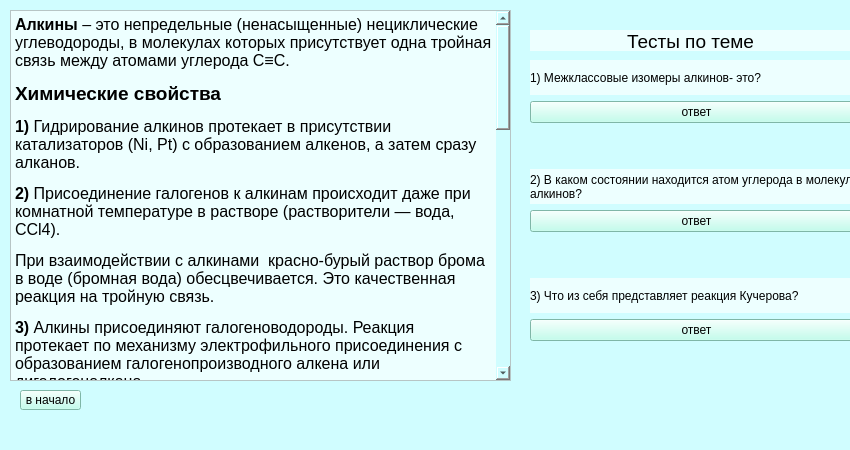
<?xml version="1.0" encoding="UTF-8"?>
<ui version="4.0">
 <class>MainWindow</class>
 <widget class="QMainWindow" name="MainWindow">
  <property name="geometry">
   <rect>
    <x>0</x>
    <y>0</y>
    <width>850</width>
    <height>450</height>
   </rect>
  </property>
  <property name="windowTitle">
   <string>MainWindow</string>
  </property>
  <property name="styleSheet">
   <string notr="true">background-color: rgb(208, 253, 255)</string>
  </property>
  <widget class="QWidget" name="centralwidget">
   <widget class="QTextEdit" name="textEdit">
    <property name="geometry">
     <rect>
      <x>10</x>
      <y>10</y>
      <width>501</width>
      <height>371</height>
     </rect>
    </property>
    <property name="styleSheet">
     <string notr="true">background-color: rgb(237, 255, 255);</string>
    </property>
    <property name="html">
     <string>&lt;!DOCTYPE HTML PUBLIC &quot;-//W3C//DTD HTML 4.0//EN&quot; &quot;http://www.w3.org/TR/REC-html40/strict.dtd&quot;&gt;
&lt;html&gt;&lt;head&gt;&lt;meta name=&quot;qrichtext&quot; content=&quot;1&quot; /&gt;&lt;style type=&quot;text/css&quot;&gt;
p, li { white-space: pre-wrap; }
&lt;/style&gt;&lt;/head&gt;&lt;body style=&quot; font-family:'MS Shell Dlg 2'; font-size:8pt; font-weight:400; font-style:normal;&quot;&gt;
&lt;p style=&quot; margin-top:12px; margin-bottom:12px; margin-left:0px; margin-right:0px; -qt-block-indent:0; text-indent:0px;&quot;&gt;&lt;span style=&quot; font-family:'Times New Roman,serif'; font-size:12pt; font-weight:600;&quot;&gt;Алкины&lt;/span&gt;&lt;span style=&quot; font-family:'Times New Roman,serif'; font-size:12pt;&quot;&gt; – это непредельные (ненасыщенные) нециклические углеводороды, в молекулах которых присутствует одна тройная связь между атомами углерода С≡С.&lt;/span&gt;&lt;span style=&quot; font-size:12pt;&quot;&gt; &lt;/span&gt;&lt;/p&gt;
&lt;p style=&quot; margin-top:12px; margin-bottom:12px; margin-left:0px; margin-right:0px; -qt-block-indent:0; text-indent:0px;&quot;&gt;&lt;span style=&quot; font-size:14pt; font-weight:600;&quot;&gt;Химические свойства&lt;/span&gt;&lt;/p&gt;
&lt;p style=&quot; margin-top:12px; margin-bottom:12px; margin-left:0px; margin-right:0px; -qt-block-indent:0; text-indent:0px;&quot;&gt;&lt;span style=&quot; font-family:'Times New Roman,serif'; font-size:12pt; font-weight:600;&quot;&gt;1)&lt;/span&gt;&lt;span style=&quot; font-family:'Times New Roman'; font-size:12pt;&quot;&gt; &lt;/span&gt;&lt;span style=&quot; font-family:'Times New Roman,serif'; font-size:12pt;&quot;&gt;Гидрирование алкинов протекает в присутствии катализаторов (Ni, Pt) с образованием алкенов, а затем сразу алканов.&lt;/span&gt;&lt;span style=&quot; font-size:12pt;&quot;&gt; &lt;/span&gt;&lt;/p&gt;
&lt;p style=&quot; margin-top:12px; margin-bottom:12px; margin-left:0px; margin-right:0px; -qt-block-indent:0; text-indent:0px;&quot;&gt;&lt;span style=&quot; font-family:'Times New Roman,serif'; font-size:12pt; font-weight:600;&quot;&gt;2)&lt;/span&gt;&lt;span style=&quot; font-family:'Times New Roman'; font-size:12pt;&quot;&gt; &lt;/span&gt;&lt;span style=&quot; font-family:'Times New Roman,serif'; font-size:12pt;&quot;&gt;Присоединение галогенов к алкинам происходит даже при комнатной температуре в растворе (растворители — вода, CCl4).&lt;/span&gt;&lt;span style=&quot; font-size:12pt;&quot;&gt; &lt;/span&gt;&lt;/p&gt;
&lt;p style=&quot; margin-top:12px; margin-bottom:12px; margin-left:0px; margin-right:0px; -qt-block-indent:0; text-indent:0px;&quot;&gt;&lt;span style=&quot; font-family:'Times New Roman,serif'; font-size:12pt;&quot;&gt;При взаимодействии с алкинами  красно-бурый раствор брома в воде (бромная вода) обесцвечивается. Это качественная реакция на тройную связь.&lt;/span&gt;&lt;span style=&quot; font-size:12pt;&quot;&gt; &lt;/span&gt;&lt;/p&gt;
&lt;p style=&quot; margin-top:12px; margin-bottom:12px; margin-left:0px; margin-right:0px; -qt-block-indent:0; text-indent:0px;&quot;&gt;&lt;span style=&quot; font-family:'Times New Roman,serif'; font-size:12pt; font-weight:600;&quot;&gt;3)&lt;/span&gt;&lt;span style=&quot; font-family:'Times New Roman'; font-size:12pt;&quot;&gt; &lt;/span&gt;&lt;span style=&quot; font-family:'Times New Roman,serif'; font-size:12pt;&quot;&gt;Алкины присоединяют галогеноводороды. Реакция протекает по механизму электрофильного присоединения с образованием галогенопроизводного алкена или дигалогеналкана.&lt;/span&gt;&lt;/p&gt;
&lt;p style=&quot; margin-top:12px; margin-bottom:12px; margin-left:0px; margin-right:0px; -qt-block-indent:0; text-indent:0px;&quot;&gt;&lt;span style=&quot; font-family:'Times New Roman,serif'; font-size:12pt; font-weight:600;&quot;&gt;4)&lt;/span&gt;&lt;span style=&quot; font-family:'Times New Roman'; font-size:12pt;&quot;&gt; &lt;/span&gt;&lt;span style=&quot; font-family:'Times New Roman,serif'; font-size:12pt;&quot;&gt;Гидратация (присоединение воды, реакция Кучерова) алкинов протекает в присутствии кислоты и катализатора (соли ртути II). &lt;/span&gt;&lt;/p&gt;
&lt;p style=&quot; margin-top:12px; margin-bottom:12px; margin-left:0px; margin-right:0px; -qt-block-indent:0; text-indent:0px;&quot;&gt;&lt;span style=&quot; font-family:'Times New Roman,serif'; font-size:12pt;&quot;&gt;Сначала образуется неустойчивый алкеновый спирт, который затем изомеризуется в альдегид или кетон.&lt;/span&gt;&lt;span style=&quot; font-size:12pt;&quot;&gt; &lt;/span&gt;&lt;/p&gt;
&lt;p style=&quot; margin-top:12px; margin-bottom:12px; margin-left:0px; margin-right:0px; -qt-block-indent:0; text-indent:0px;&quot;&gt;&lt;span style=&quot; font-family:'Times New Roman,serif'; font-size:12pt; font-weight:600;&quot;&gt;5)&lt;/span&gt;&lt;span style=&quot; font-family:'Times New Roman'; font-size:12pt;&quot;&gt; &lt;/span&gt;&lt;span style=&quot; font-family:'Times New Roman,serif'; font-size:12pt;&quot;&gt;Присоединение одной молекулы ацетилена к другой (димеризация) протекает под действием аммиачного раствора хлорида меди (I). При этом образуется винилацетилен&lt;/span&gt;&lt;span style=&quot; font-size:12pt;&quot;&gt;  &lt;/span&gt;&lt;/p&gt;
&lt;p style=&quot; margin-top:12px; margin-bottom:12px; margin-left:0px; margin-right:0px; -qt-block-indent:0; text-indent:0px;&quot;&gt;&lt;span style=&quot; font-family:'Times New Roman,serif'; font-size:12pt; font-weight:600;&quot;&gt;6)&lt;/span&gt;&lt;span style=&quot; font-family:'Times New Roman'; font-size:12pt;&quot;&gt; &lt;/span&gt;&lt;span style=&quot; font-family:'Times New Roman,serif'; font-size:12pt;&quot;&gt;Тримеризация ацетилена (присоединение трех молекул друг к другу) протекает под действием температуры, давления и в присутствии активированного угля с образованием бензола (реакция Зелинского)&lt;/span&gt;&lt;span style=&quot; font-size:12pt;&quot;&gt; &lt;/span&gt;&lt;/p&gt;
&lt;p style=&quot; margin-top:12px; margin-bottom:12px; margin-left:0px; margin-right:0px; -qt-block-indent:0; text-indent:0px;&quot;&gt;&lt;span style=&quot; font-family:'Times New Roman,serif'; font-size:12pt; font-weight:600;&quot;&gt;7)&lt;/span&gt;&lt;span style=&quot; font-family:'Times New Roman'; font-size:12pt;&quot;&gt; &lt;/span&gt;&lt;span style=&quot; font-family:'Times New Roman,serif'; font-size:12pt;&quot;&gt;Алкины также вступают в реакции полимеризации — процесс многократного соединения молекул низкомолекулярного вещества (мономера) друг с другом с образованием высокомолекулярного вещества (полимера).&lt;/span&gt;&lt;span style=&quot; font-size:12pt;&quot;&gt; &lt;/span&gt;&lt;/p&gt;
&lt;p style=&quot; margin-top:12px; margin-bottom:12px; margin-left:0px; margin-right:0px; -qt-block-indent:0; text-indent:0px;&quot;&gt;&lt;span style=&quot; font-family:'Times New Roman,serif'; font-size:12pt; font-weight:600;&quot;&gt;8)&lt;/span&gt;&lt;span style=&quot; font-family:'Times New Roman'; font-size:12pt;&quot;&gt; &lt;/span&gt;&lt;span style=&quot; font-family:'Times New Roman,serif'; font-size:12pt;&quot;&gt;Алкины, как и прочие углеводороды, горят с образованием углекислого газа и воды.&lt;/span&gt;&lt;span style=&quot; font-size:12pt;&quot;&gt; &lt;/span&gt;&lt;/p&gt;
&lt;p style=&quot; margin-top:12px; margin-bottom:12px; margin-left:0px; margin-right:0px; -qt-block-indent:0; text-indent:0px;&quot;&gt;&lt;span style=&quot; font-family:'Times New Roman,serif'; font-size:12pt; font-weight:600;&quot;&gt;9)&lt;/span&gt;&lt;span style=&quot; font-family:'Times New Roman'; font-size:12pt;&quot;&gt; &lt;/span&gt;&lt;span style=&quot; font-family:'Times New Roman,serif'; font-size:12pt;&quot;&gt;Алкины реагируют с сильными окислителями (перманганаты или соединения хрома (VI)). При этом происходит окисление тройной связи С≡С и связей С-Н у атомов углерода при тройной связи. При этом образуются связи с кислородом.&lt;/span&gt;&lt;span style=&quot; font-size:12pt;&quot;&gt; &lt;/span&gt;&lt;/p&gt;
&lt;p style=&quot; margin-top:12px; margin-bottom:12px; margin-left:0px; margin-right:0px; -qt-block-indent:0; text-indent:0px;&quot;&gt;&lt;span style=&quot; font-family:'Times New Roman,serif'; font-size:12pt;&quot;&gt;При окислении трех связей у атома углерода в кислой среде образуется карбоксильная группа СООН, четырех — углекислый газ СО2. В нейтральной среде — соль карбоновой кислоты и карбонат (гидрокарбонат) соответственно.&lt;/span&gt;&lt;span style=&quot; font-size:12pt;&quot;&gt; &lt;/span&gt;&lt;/p&gt;
&lt;p style=&quot; margin-top:12px; margin-bottom:12px; margin-left:0px; margin-right:0px; -qt-block-indent:0; text-indent:0px;&quot;&gt;&lt;span style=&quot; font-family:'Times New Roman,serif'; font-size:12pt;&quot;&gt;Обесцвечивание раствора перманганата калия — качественная реакция на тройную связь.&lt;/span&gt;&lt;span style=&quot; font-size:12pt;&quot;&gt;  &lt;/span&gt;&lt;/p&gt;
&lt;p style=&quot; margin-top:12px; margin-bottom:12px; margin-left:0px; margin-right:0px; -qt-block-indent:0; text-indent:0px;&quot;&gt;&lt;span style=&quot; font-family:'Times New Roman,serif'; font-size:12pt; font-weight:600;&quot;&gt;10)&lt;/span&gt;&lt;span style=&quot; font-family:'Times New Roman'; font-size:12pt;&quot;&gt; &lt;/span&gt;&lt;span style=&quot; font-family:'Times New Roman,serif'; font-size:12pt;&quot;&gt;Алкины с тройной связью на конце молекулы взаимодействуют с активными металлами, гидридами, амидами металлов и т.д.&lt;/span&gt;&lt;span style=&quot; font-size:12pt;&quot;&gt; &lt;/span&gt;&lt;/p&gt;
&lt;p style=&quot; margin-top:12px; margin-bottom:12px; margin-left:0px; margin-right:0px; -qt-block-indent:0; text-indent:0px;&quot;&gt;&lt;span style=&quot; font-family:'Times New Roman,serif'; font-size:12pt; font-weight:600;&quot;&gt;11)&lt;/span&gt;&lt;span style=&quot; font-family:'Times New Roman'; font-size:12pt;&quot;&gt; &lt;/span&gt;&lt;span style=&quot; font-family:'Times New Roman,serif'; font-size:12pt;&quot;&gt;Алкины с тройной связью на конце молекулы взаимодействуют с аммиачным раствором оксида серебра (I) или аммиачным раствором хлорида меди (I).&lt;/span&gt;&lt;span style=&quot; font-size:12pt;&quot;&gt; &lt;/span&gt;&lt;/p&gt;
&lt;p style=&quot; margin-top:12px; margin-bottom:12px; margin-left:0px; margin-right:0px; -qt-block-indent:0; text-indent:0px;&quot;&gt;&lt;span style=&quot; font-family:'Times New Roman,serif'; font-size:12pt;&quot;&gt;При этом образуются нерастворимые в воде ацетилениды серебра или меди (I)&lt;/span&gt;&lt;span style=&quot; font-size:12pt;&quot;&gt; &lt;/span&gt;&lt;/p&gt;&lt;/body&gt;&lt;/html&gt;</string>
    </property>
   </widget>
   <widget class="QPushButton" name="btn_return">
    <property name="geometry">
     <rect>
      <x>20</x>
      <y>390</y>
      <width>61</width>
      <height>20</height>
     </rect>
    </property>
    <property name="styleSheet">
     <string notr="true">background-color: rgb(178, 255, 234);</string>
    </property>
    <property name="text">
     <string>в начало</string>
    </property>
   </widget>
   <widget class="QWidget" name="verticalLayoutWidget_2">
    <property name="geometry">
     <rect>
      <x>530</x>
      <y>60</y>
      <width>333</width>
      <height>321</height>
     </rect>
    </property>
    <layout class="QVBoxLayout" name="verticalLayout_2">
     <item>
      <widget class="QLabel" name="question_1">
       <property name="styleSheet">
        <string notr="true">background-color: rgb(237, 255, 255);</string>
       </property>
       <property name="text">
        <string>1) Межклассовые изомеры алкинов- это?</string>
       </property>
      </widget>
     </item>
     <item>
      <widget class="QPushButton" name="answer_1">
       <property name="styleSheet">
        <string notr="true">background-color: rgb(178, 255, 234);</string>
       </property>
       <property name="text">
        <string>ответ</string>
       </property>
      </widget>
     </item>
     <item>
      <widget class="QLabel" name="ans_1">
       <property name="text">
        <string/>
       </property>
      </widget>
     </item>
     <item>
      <widget class="QLabel" name="question_2">
       <property name="styleSheet">
        <string notr="true">background-color: rgb(237, 255, 255);</string>
       </property>
       <property name="text">
        <string>2) В каком состоянии находится атом углерода в молекулах
алкинов?</string>
       </property>
      </widget>
     </item>
     <item>
      <widget class="QPushButton" name="answer_2">
       <property name="styleSheet">
        <string notr="true">background-color: rgb(178, 255, 234);</string>
       </property>
       <property name="text">
        <string>ответ</string>
       </property>
      </widget>
     </item>
     <item>
      <widget class="QLabel" name="ans_2">
       <property name="text">
        <string/>
       </property>
      </widget>
     </item>
     <item>
      <widget class="QLabel" name="question_3">
       <property name="styleSheet">
        <string notr="true">background-color: rgb(237, 255, 255);</string>
       </property>
       <property name="text">
        <string>3) Что из себя представляет реакция Кучерова?</string>
       </property>
      </widget>
     </item>
     <item>
      <widget class="QPushButton" name="answer_3">
       <property name="styleSheet">
        <string notr="true">background-color: rgb(178, 255, 234);</string>
       </property>
       <property name="text">
        <string>ответ</string>
       </property>
      </widget>
     </item>
     <item>
      <widget class="QLabel" name="ans_3">
       <property name="text">
        <string/>
       </property>
      </widget>
     </item>
    </layout>
   </widget>
   <widget class="QLabel" name="content">
    <property name="geometry">
     <rect>
      <x>530</x>
      <y>30</y>
      <width>321</width>
      <height>21</height>
     </rect>
    </property>
    <property name="styleSheet">
     <string notr="true">background-color: rgb(237, 255, 255);</string>
    </property>
    <property name="text">
     <string>&lt;html&gt;&lt;head/&gt;&lt;body&gt;&lt;p align=&quot;center&quot;&gt;&lt;span style=&quot; font-size:14pt;&quot;&gt;Тесты по теме&lt;/span&gt;&lt;/p&gt;&lt;/body&gt;&lt;/html&gt;</string>
    </property>
   </widget>
  </widget>
  <widget class="QMenuBar" name="menubar">
   <property name="geometry">
    <rect>
     <x>0</x>
     <y>0</y>
     <width>850</width>
     <height>18</height>
    </rect>
   </property>
  </widget>
  <widget class="QStatusBar" name="statusbar"/>
 </widget>
 <resources/>
 <connections/>
</ui>
